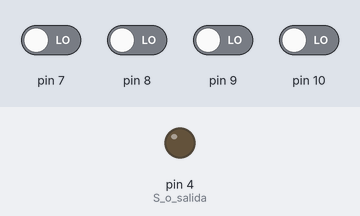
Simulated run of this sketch. Board: Arduino Uno, built with avr-gcc and run on an emulated ATmega328P. Shown: output pins drawn as LEDs (lit = HIGH). Inputs (shaded band) come from the test bench; at power-on: pin 7–10 LOW.

Above: at 1.2 s.
1.3 s: pin 10 driven HIGH
At 2.3 s:
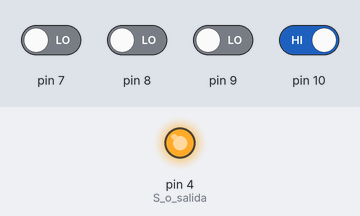
2.8 s: pin 10 driven LOW
At 3.5 s:
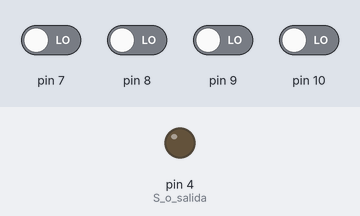
Timing chart, 0 to 5.8 s (numbered marks = the images above; inputs shaded):
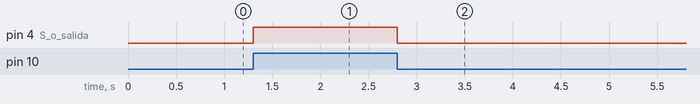

The sketch:

Alarma.ino
```cpp
int determinar_estado(int n){
  if (digitalRead(n) == LOW){
    return 0;
  }
  return 1;
}

void setup() {
  pinMode(7,INPUT); // a
  pinMode(8,INPUT); // b
  pinMode(9,INPUT); // c
  pinMode(10,INPUT); // d
  pinMode(4,OUTPUT); // S o salida
}

void loop() {
  // 0 = low
  // 1 = high
  int a,b,c,d,total;
  a = determinar_estado(7);
  b = determinar_estado(8);
  c = determinar_estado(9);
  d = determinar_estado(10);
  if (d == 1 && (a == 0 && b == 0 && c == 0)){
    digitalWrite(4,HIGH); // caso de seguridad
  }else{
    total = a + b + c + d;
    if (total < 2){
      digitalWrite(4,LOW); // si una o ninguna esta activa: no enciende
    }else{
      if (total == 2){
        digitalWrite(4,HIGH); // caso de exactamente 2
      }else{
        digitalWrite(4,HIGH); // 3 o 4 enciende
      }
    }
  }
}
```

Measured:
- after the input at 1.3 s, pin 4 (S_o_salida): LOW → HIGH at once
- after the input at 2.8 s, pin 4 (S_o_salida): HIGH → LOW at once
